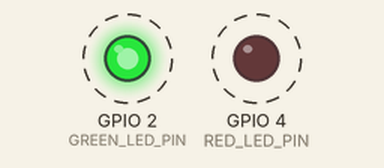
This sketch was run on a simulated ESP32. Parts: output pins drawn as LEDs (lit = HIGH). Dashed ring = blinking. WiFi joins after 1.5 s; servers stay silent unless stated; what the sketch prints to the serial monitor is not drawn.

Above: at 3.5 s.
Timing chart, 0 to 7.6 s (numbered marks = the images above):
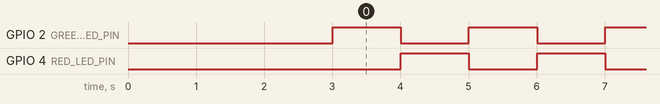

The sketch:

firmware.ino
```cpp
#include <WiFi.h>
#include "esp_system.h"

#define GREEN_LED_PIN 2   // Define the pin for the green LED
#define RED_LED_PIN 4     // Define the pin for the red LED

// =====================
// WiFiManager Class
// =====================
class WiFiManager {
public:
    WiFiManager(const char* ssid, const char* password) {
        _ssid = ssid;
        _password = password;
    }

    void initializeWiFi() {
        Serial.begin(115200);
        delay(1000);

        Serial.println("Setting device name...");
        setDeviceName();  // Set the device name before connecting to Wi-Fi

        Serial.println("Connecting to Wi-Fi...");
        WiFi.begin(_ssid, _password);

        while (WiFi.status() != WL_CONNECTED) {
            delay(1000);
            Serial.print(".");
        }

        Serial.println("\nWi-Fi connected.");
        Serial.print("IP Address: ");
        Serial.println(WiFi.localIP());
    }

    bool isConnected() {
        return WiFi.status() == WL_CONNECTED;
    }

    void reconnectIfNeeded() {
        if (!isConnected()) {
            Serial.println("Wi-Fi lost. Reconnecting...");
            initializeWiFi();
        }
    }

private:
    const char* _ssid;
    const char* _password;

    void setDeviceName() {
        uint64_t macAddress = ESP.getEfuseMac();  // Get MAC address
        String macString = String((macAddress >> 40) & 0xFF, HEX) + ":" +
                           String((macAddress >> 32) & 0xFF, HEX) + ":" +
                           String((macAddress >> 24) & 0xFF, HEX) + ":" +
                           String((macAddress >> 16) & 0xFF, HEX) + ":" +
                           String((macAddress >> 8) & 0xFF, HEX) + ":" +
                           String(macAddress & 0xFF, HEX);

        String chipID = String(ESP.getChipModel());
        String deviceName = macString + ":" + chipID;

        WiFi.setHostname(deviceName.c_str());

        Serial.print("Device name set to: ");
        Serial.println(deviceName);
    }
};

// =====================
// Main Setup
// =====================
WiFiManager wifiManager("KING_HACKER", "kingsman");  // Replace with your credentials

void setup() {
    // Initialize Wi-Fi and Serial
    wifiManager.initializeWiFi();

    // Set up LED pins as output
    pinMode(GREEN_LED_PIN, OUTPUT);
    pinMode(RED_LED_PIN, OUTPUT);
}

void loop() {
    wifiManager.reconnectIfNeeded();  // Keep Wi-Fi connection alive

    // Green LED ON for 1 second
    digitalWrite(GREEN_LED_PIN, HIGH);
    digitalWrite(RED_LED_PIN, LOW);
    delay(1000);

    // Red LED ON for 1 second
    digitalWrite(GREEN_LED_PIN, LOW);
    digitalWrite(RED_LED_PIN, HIGH);
    delay(1000);
}
```

Measured:
- by itself, GPIO 2 (GREEN_LED_PIN), GPIO 4 (RED_LED_PIN): alternates HIGH for 1.0 s and LOW for 1.0 s
